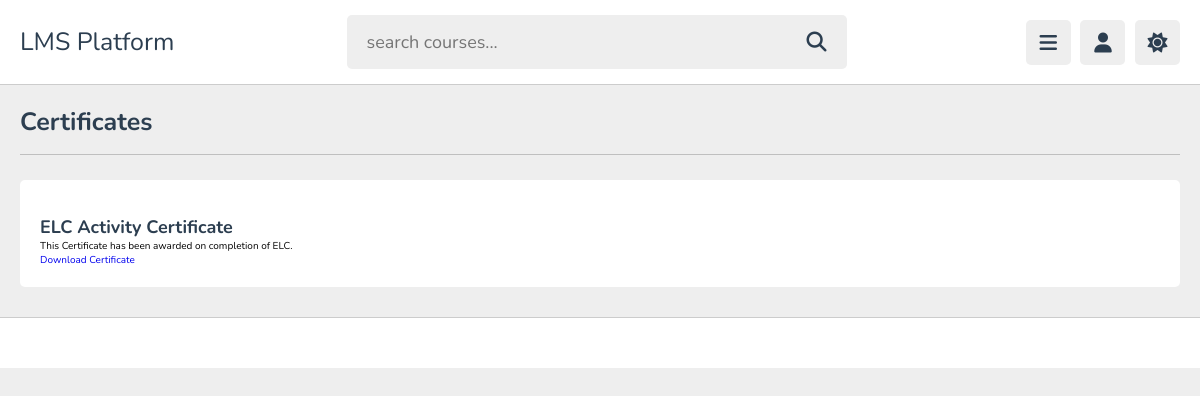
Page /certificates/certificates/ on the earlier database version.
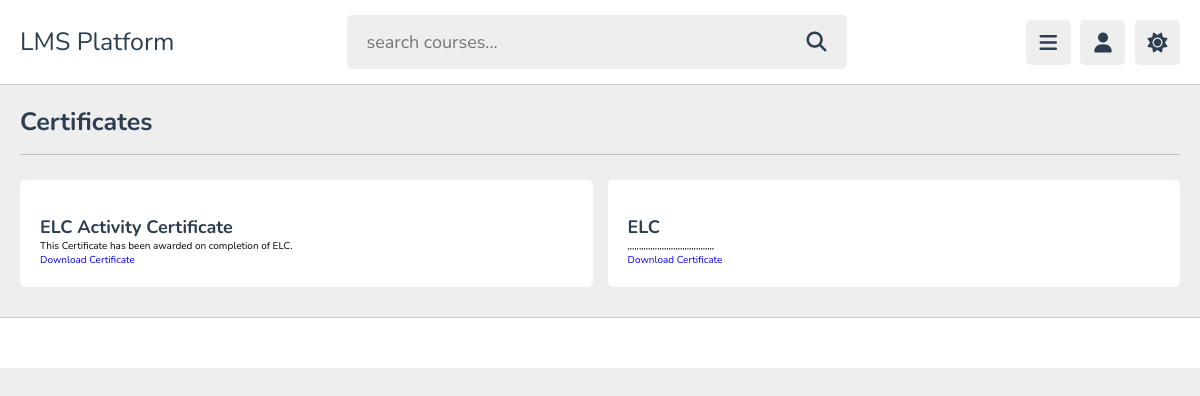
Same page on the later database version.
### certificates/models.py (models this page shows, shortened)
class Certificate(models.Model):
    title = models.CharField(max_length=255)
    description = models.TextField()
    uploader = models.ForeignKey(User, on_delete=models.CASCADE)
    certificate_file = models.FileField(upload_to='certificates/')

### certificates/views.py (the view)
# urls.py: path('certificates/', views.certificate_list, name='certificate_list'),
def certificate_list(request):
    certificates = Certificate.objects.all()
    return render(request, 'certificates/certificate_list.html', {'certificates': certificates})

### certificates/templates/certificates/certificate_list.html (shortened to what this page needs)
{% load static %}
<!DOCTYPE html>
<html lang="en">
<head>
   <link rel="stylesheet" href="https://cdnjs.cloudflare.com/ajax/libs/font-awesome/6.1.2/css/all.min.css">
   <link rel="stylesheet" href="{% static 'css/style.css' %}">
</head>
<body>
<header class="header">
   <section class="flex">
    <a href="{% url 'index' %}" class="logo">LMS Platform</a>
      <form action="search.html" method="post" class="search-form">
         <input type="text" name="search_box" required placeholder="search courses..." maxlength="100">
         <button type="submit" class="fas fa-search"></button>
      </form>
      <div class="icons">
         <div id="menu-btn" class="fas fa-bars"></div>
         <div id="user-btn" class="fas fa-user"></div>
         <div id="toggle-btn" class="fas fa-sun"></div>
      </div>
   </section>
</header>
<section class="playlist-videos">
    <h1 class="heading">Certificates</h1>
    <div class="box-container">
        {% for certificate in certificates %}
            <div class="box">
                <h3>{{ certificate.title }}</h3>
                <p>{{ certificate.description }}</p>
                <a href="{{ certificate.certificate_file.url }}" download>Download Certificate</a>
            </div>
        {% endfor %}
    </div>
</section>
<footer class="footer">
</footer>
</body>
</html>

Differences in the rows shown:
added Certificate: title "ELC", description ",,,,,,,,,,,,,,,,,,,,,,,,,,,,,,,,,,,,,,"
